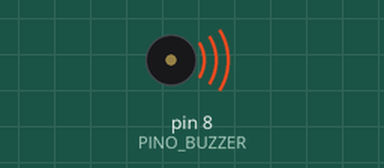
Bench run of a sketch on a simulated Arduino Uno, built with avr-gcc and run on an emulated ATmega328P. On the bench: buzzer (waves = sounding).

Above: at 0.2 s.
At 4.8 s:
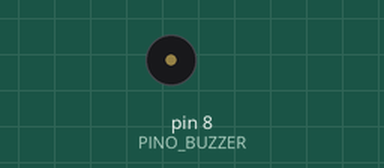
Timing chart, 0 to 7.0 s (numbered marks = the images above):
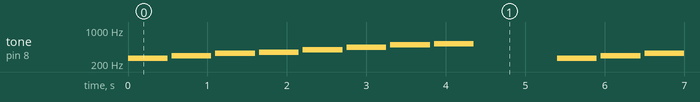

The sketch:

Tons_Musicais.ino
```cpp
/*
 * Exemplo: Tons Musicais com Buzzer
 * Autor: Deividson Luiz Okopnik
 * Placa: Arduino Uno
 *
 * Descrição:
 * Este código utiliza a função tone() para tocar uma sequência de notas musicais (escala de Dó maior)
 * em um buzzer passivo.
 *
 * Componentes Necessários:
 * - 1x Arduino Uno
 * - 1x Buzzer Passivo
 * - Jumpers
 *
 * Instruções de Ligação (Wiring):
 * 1. Pino Positivo (+) do Buzzer -> Pino Digital 8 do Arduino.
 * 2. Pino Negativo (-) do Buzzer -> Pino GND do Arduino.
 *
 * Observações:
 * Se estiver usando um Buzzer Ativo, ele emitirá um som contínuo ao ser ligado,
 * e a função tone() não funcionará. Para um Buzzer Ativo, use digitalWrite() para ligar/desligar.
 * Este exemplo é para Buzzer Passivo.
 */

// Define o pino onde o buzzer está conectado
#define PINO_BUZZER 8

// Define as frequências das notas musicais (escala de Dó maior)
#define NOTA_DO 262
#define NOTA_RE 294
#define NOTA_MI 330
#define NOTA_FA 349
#define NOTA_SOL 392
#define NOTA_LA 440
#define NOTA_SI 494
#define NOTA_DO_ALTO 523

void setup() {
  // Não é necessário configurar o pino como OUTPUT, a função tone() faz isso.
}

void loop() {
  // Toca a escala de Dó maior
  tocarNota(NOTA_DO, 500);
  tocarNota(NOTA_RE, 500);
  tocarNota(NOTA_MI, 500);
  tocarNota(NOTA_FA, 500);
  tocarNota(NOTA_SOL, 500);
  tocarNota(NOTA_LA, 500);
  tocarNota(NOTA_SI, 500);
  tocarNota(NOTA_DO_ALTO, 500);

  delay(1000); // Pausa de 1 segundo
}

// Função auxiliar para tocar uma nota por um certo tempo
void tocarNota(int frequencia, int duracao) {
  tone(PINO_BUZZER, frequencia, duracao);
  delay(duracao);
  noTone(PINO_BUZZER); // Para o som
  delay(50);           // Pequena pausa entre as notas
}
```

Measured:
- by itself, tone on pin 8 (PINO_BUZZER): repeats every 5.4 s: silent 0.05 s, 294 Hz 0.50 s, silent 0.05 s, 330 Hz 0.50 s, silent 0.05 s, 349 Hz 0.50 s, silent 0.05 s, 392 Hz 0.50 s, silent 0.05 s, 440 Hz 0.50 s, silent 0.05 s, 494 Hz 0.50 s, silent 0.05 s, 523 Hz 0.50 s, silent 1.1 s, 262 Hz 0.50 s
